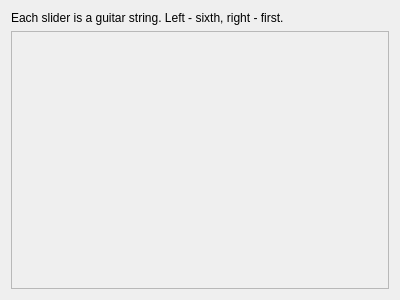
<?xml version="1.0" encoding="UTF-8"?>
<ui version="4.0">
 <class>GuitarEdgeSettingsDialog</class>
 <widget class="QWidget" name="GuitarEdgeSettingsDialog">
  <property name="geometry">
   <rect>
    <x>0</x>
    <y>0</y>
    <width>400</width>
    <height>300</height>
   </rect>
  </property>
  <property name="windowTitle">
   <string>Form</string>
  </property>
  <layout class="QVBoxLayout" name="verticalLayout" stretch="0,1">
   <item>
    <widget class="QLabel" name="headerLabel">
     <property name="text">
      <string>Each slider is a guitar string. Left - sixth, right - first.</string>
     </property>
     <property name="wordWrap">
      <bool>true</bool>
     </property>
    </widget>
   </item>
   <item>
    <widget class="QFrame" name="frame">
     <property name="frameShape">
      <enum>QFrame::StyledPanel</enum>
     </property>
     <property name="frameShadow">
      <enum>QFrame::Raised</enum>
     </property>
    </widget>
   </item>
  </layout>
 </widget>
 <resources/>
 <connections/>
</ui>
